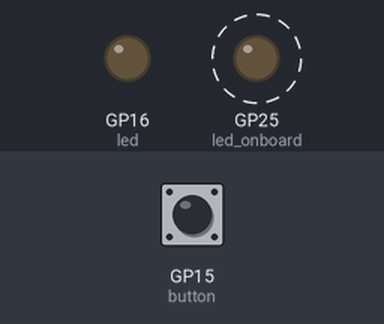
Simulated run of this program. Board: Raspberry Pi Pico running MicroPython. Parts: output pins drawn as LEDs (lit = HIGH). Dashed ring = blinking. Inputs (shaded band) come from the test bench; at power-on: GP15 (button) HIGH.

Above: at 1.2 s.
1.3 s: GP15 (button) pulled LOW for 0.15 s
At 1.9 s:
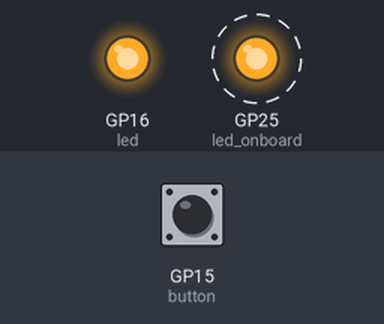
4.3 s: GP15 (button) pulled LOW for 1 s
At 4.9 s:
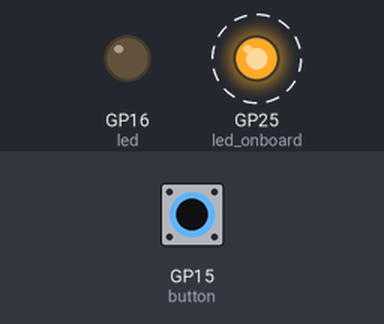
8.0 s: GP15 (button) pulled LOW for 3.2 s
At 8.26 s:
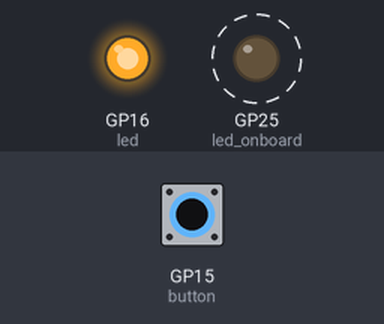
Timing chart, 0 to 18.7 s (numbered marks = the images above; inputs shaded):
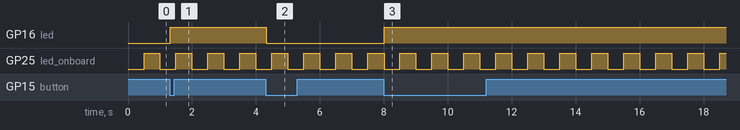

Measured:
- after the input at 1.3 s, GP16 (led): LOW → HIGH at once
- after the input at 4.3 s, GP16 (led): HIGH → LOW at once
- after the input at 8.0 s, GP16 (led): LOW → HIGH at once
- by itself, GP25 (led_onboard): alternates HIGH for 0.50 s and LOW for 0.50 s

The program:

p14x-LED_with_button_changing_state.py
```python
from machine import Pin, Timer
import utime


## Onboard LED blinking

led_onboard = Pin(25, Pin.OUT)
led_onboard_state = 0

def blink_led_onboard(timer):
    global led_onboard_state
    if led_onboard_state == 0:
        led_onboard_state = 1
    else:
        led_onboard_state = 0
    led_onboard.value(led_onboard_state)

timer = Timer()
timer.init(period=500, mode=Timer.PERIODIC, callback=blink_led_onboard)


## External LED controlled by button

led = Pin(16, Pin.OUT)
button = Pin(15, Pin.IN, Pin.PULL_UP)
led_state = 0
last_time = 0

def button_pressed(pin):
    global led_state, last_time
    now = utime.ticks_ms()
    if utime.ticks_diff(now, last_time) > 50:
        utime.sleep_ms(20)
        if button.value() == 0:
            if led_state == 0:
                led_state = 1
            else:
                led_state = 0
            led.value(led_state)
            last_time = now

button.irq(trigger=Pin.IRQ_FALLING, handler=button_pressed)


## Main loop

while True:
    pass
```
